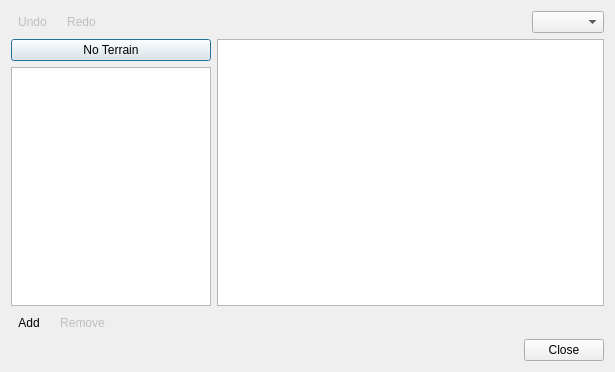
<?xml version="1.0" encoding="UTF-8"?>
<ui version="4.0">
 <class>EditTerrainDialog</class>
 <widget class="QDialog" name="EditTerrainDialog">
  <property name="geometry">
   <rect>
    <x>0</x>
    <y>0</y>
    <width>615</width>
    <height>372</height>
   </rect>
  </property>
  <property name="windowTitle">
   <string>Edit Terrain Information</string>
  </property>
  <layout class="QVBoxLayout" name="verticalLayout_2">
   <item>
    <layout class="QHBoxLayout" name="horizontalLayout_3">
     <item>
      <widget class="QToolButton" name="undo">
       <property name="enabled">
        <bool>false</bool>
       </property>
       <property name="toolTip">
        <string>Undo</string>
       </property>
       <property name="text">
        <string>Undo</string>
       </property>
       <property name="icon">
        <iconset resource="tiled.qrc">
         <normaloff>:/images/24x24/edit-undo.png</normaloff>:/images/24x24/edit-undo.png</iconset>
       </property>
       <property name="autoRaise">
        <bool>true</bool>
       </property>
      </widget>
     </item>
     <item>
      <widget class="QToolButton" name="redo">
       <property name="enabled">
        <bool>false</bool>
       </property>
       <property name="toolTip">
        <string>Redo</string>
       </property>
       <property name="text">
        <string>Redo</string>
       </property>
       <property name="icon">
        <iconset resource="tiled.qrc">
         <normaloff>:/images/24x24/edit-redo.png</normaloff>:/images/24x24/edit-redo.png</iconset>
       </property>
       <property name="autoRaise">
        <bool>true</bool>
       </property>
      </widget>
     </item>
     <item>
      <spacer name="horizontalSpacer_2">
       <property name="orientation">
        <enum>Qt::Horizontal</enum>
       </property>
       <property name="sizeHint" stdset="0">
        <size>
         <width>40</width>
         <height>20</height>
        </size>
       </property>
      </spacer>
     </item>
     <item>
      <widget class="QComboBox" name="zoomComboBox"/>
     </item>
    </layout>
   </item>
   <item>
    <layout class="QHBoxLayout" name="horizontalLayout_2">
     <item>
      <layout class="QVBoxLayout" name="verticalLayout">
       <item>
        <widget class="QPushButton" name="clearTerrain">
         <property name="text">
          <string>No Terrain</string>
         </property>
         <property name="checkable">
          <bool>true</bool>
         </property>
        </widget>
       </item>
       <item>
        <widget class="Tiled::Internal::TerrainView" name="terrainList">
         <property name="maximumSize">
          <size>
           <width>200</width>
           <height>16777215</height>
          </size>
         </property>
         <property name="verticalScrollMode">
          <enum>QAbstractItemView::ScrollPerPixel</enum>
         </property>
         <property name="indentation">
          <number>0</number>
         </property>
         <property name="rootIsDecorated">
          <bool>false</bool>
         </property>
         <property name="itemsExpandable">
          <bool>false</bool>
         </property>
         <attribute name="headerVisible">
          <bool>false</bool>
         </attribute>
        </widget>
       </item>
      </layout>
     </item>
     <item>
      <widget class="Tiled::Internal::TilesetView" name="tilesetView">
       <property name="sizePolicy">
        <sizepolicy hsizetype="Expanding" vsizetype="Expanding">
         <horstretch>1</horstretch>
         <verstretch>0</verstretch>
        </sizepolicy>
       </property>
       <property name="minimumSize">
        <size>
         <width>200</width>
         <height>0</height>
        </size>
       </property>
      </widget>
     </item>
    </layout>
   </item>
   <item>
    <layout class="QHBoxLayout" name="horizontalLayout">
     <item>
      <widget class="QToolButton" name="addTerrainTypeButton">
       <property name="toolTip">
        <string>Add Terrain Type</string>
       </property>
       <property name="text">
        <string>Add</string>
       </property>
       <property name="icon">
        <iconset resource="tiled.qrc">
         <normaloff>:/images/22x22/add.png</normaloff>:/images/22x22/add.png</iconset>
       </property>
       <property name="autoRaise">
        <bool>true</bool>
       </property>
      </widget>
     </item>
     <item>
      <widget class="QToolButton" name="removeTerrainTypeButton">
       <property name="enabled">
        <bool>false</bool>
       </property>
       <property name="toolTip">
        <string>Remove Terrain Type</string>
       </property>
       <property name="text">
        <string>Remove</string>
       </property>
       <property name="icon">
        <iconset resource="tiled.qrc">
         <normaloff>:/images/22x22/remove.png</normaloff>:/images/22x22/remove.png</iconset>
       </property>
       <property name="autoRaise">
        <bool>true</bool>
       </property>
      </widget>
     </item>
     <item>
      <spacer name="horizontalSpacer">
       <property name="orientation">
        <enum>Qt::Horizontal</enum>
       </property>
       <property name="sizeHint" stdset="0">
        <size>
         <width>40</width>
         <height>20</height>
        </size>
       </property>
      </spacer>
     </item>
    </layout>
   </item>
   <item>
    <widget class="QDialogButtonBox" name="buttonBox">
     <property name="orientation">
      <enum>Qt::Horizontal</enum>
     </property>
     <property name="standardButtons">
      <set>QDialogButtonBox::Close</set>
     </property>
    </widget>
   </item>
  </layout>
 </widget>
 <customwidgets>
  <customwidget>
   <class>Tiled::Internal::TilesetView</class>
   <extends>QTableView</extends>
   <header location="global">tilesetview.h</header>
  </customwidget>
  <customwidget>
   <class>Tiled::Internal::TerrainView</class>
   <extends>QTreeView</extends>
   <header location="global">terrainview.h</header>
  </customwidget>
 </customwidgets>
 <tabstops>
  <tabstop>tilesetView</tabstop>
  <tabstop>addTerrainTypeButton</tabstop>
  <tabstop>removeTerrainTypeButton</tabstop>
  <tabstop>buttonBox</tabstop>
 </tabstops>
 <resources>
  <include location="tiled.qrc"/>
 </resources>
 <connections>
  <connection>
   <sender>buttonBox</sender>
   <signal>accepted()</signal>
   <receiver>EditTerrainDialog</receiver>
   <slot>accept()</slot>
   <hints>
    <hint type="sourcelabel">
     <x>227</x>
     <y>346</y>
    </hint>
    <hint type="destinationlabel">
     <x>157</x>
     <y>274</y>
    </hint>
   </hints>
  </connection>
  <connection>
   <sender>buttonBox</sender>
   <signal>rejected()</signal>
   <receiver>EditTerrainDialog</receiver>
   <slot>reject()</slot>
   <hints>
    <hint type="sourcelabel">
     <x>295</x>
     <y>352</y>
    </hint>
    <hint type="destinationlabel">
     <x>286</x>
     <y>274</y>
    </hint>
   </hints>
  </connection>
 </connections>
</ui>
